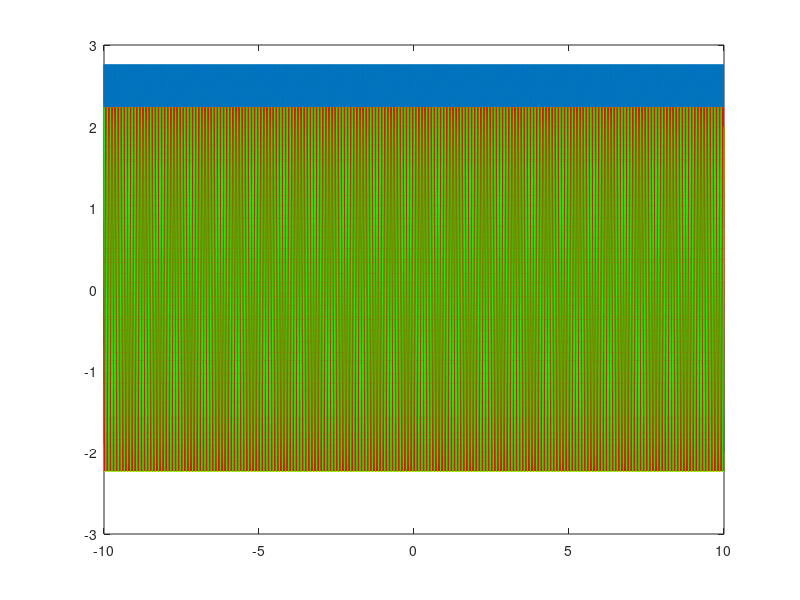

MATLAB code for this plot:
 t=-10:0.001:10;
 x= cos(100*pi*t) + cos(200*pi*t) + sin(500*pi*t);
 y=cos(50*pi*t)+cos(50*pi*t)+sin(50*pi*t);
 y2= cos(80*pi*t) + cos(80*pi*t) + sin(80*pi*t);
 y3=cos(20*pi*t)+cos(20*pi*t)+sin(20*pi*t);
 plot(t,x,t,y,'y',t,y2,'r',t,y3,'g');